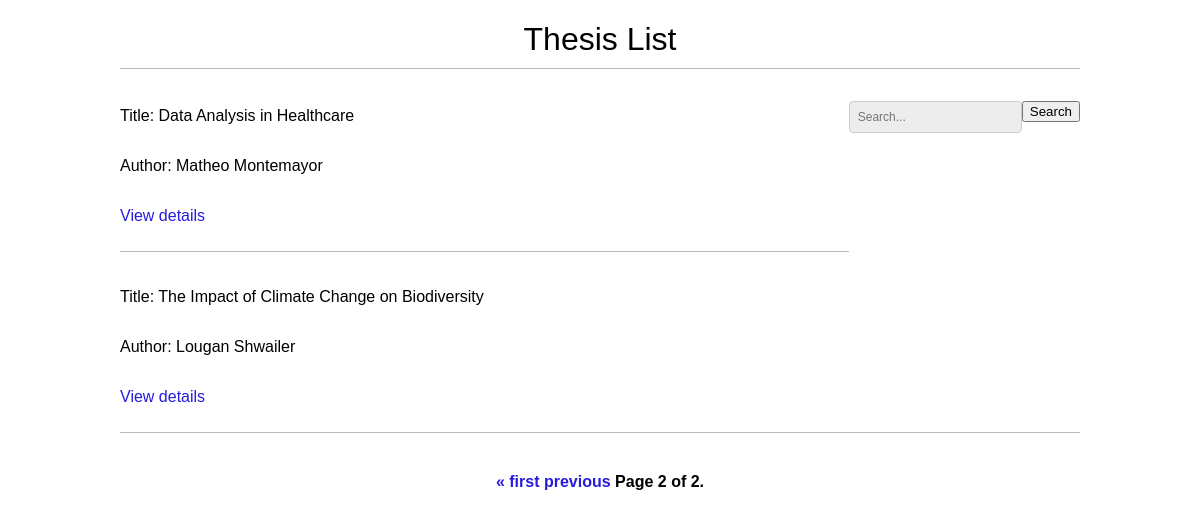
Screenshot of /thesis/?page=2 with the database file from the repository.
### thesis/models.py (models this page shows, shortened)
class Thesis(models.Model):
    title = models.CharField(max_length=200)
    author = models.CharField(max_length=100)
    abstract = models.TextField()
    year = models.IntegerField()

### thesis/views.py (the view)
# urls.py: path('', views.thesis_list, name='thesis_list'),
def thesis_list(request):
    thesis_list = Thesis.objects.all()
    paginator = Paginator(thesis_list, 2)
    page_number = request.GET.get('page')
    page_obj = paginator.get_page(page_number)
    return render(request, 'thesis/thesis_list.html', {'page_obj': page_obj})

### thesis/templates/thesis/thesis_list.html (shortened to what this page needs)
<!DOCTYPE html>
<html lang="en">
<head>
    {% load static %}
    <link rel="stylesheet" type="text/css" href="{% static 'css/style.css' %}">
</head>
<body>
    <h1>Thesis List</h1>
    <div id="search-bar">
        <form method="GET" action="{% url 'thesis_search' %}">
            <input type="text" name="q" placeholder="Search...">
            <button type="submit">Search</button>
        </form>
    </div>
    {% for thesis in page_obj %}
        <div id="content">
            <p>Title: {{ thesis.title }}</p>
            <p>Author: {{ thesis.author }}</p>
            <p><a href="{% url 'thesis_detail' thesis.pk %}">View details</a></p>
        </div>
    {% empty %}
        <p>No theses found.</p>
    {% endfor %}
    <div class="pagination">
        <span class="step-links">
            {% if page_obj.has_previous %}
                <a href="?page=1">&laquo; first</a>
                <a href="?page={{ page_obj.previous_page_number }}">previous</a>
            {% endif %}
            <span class="current">
                Page {{ page_obj.number }} of {{ page_obj.paginator.num_pages }}.
            </span>
        </span>
    </div>
</body>
</html>

### thesis/static/css/style.css (style rules this page uses)
body { margin: 0 10%; padding: 0; font-family: helvetica, sans-serif; }
a { color: #281bdb; text-decoration: none; }
h1 { font-weight: normal; border-bottom: 1px solid #bbb; padding: 0 0 10px 0; text-align: center; }
#content { display: flex; flex-direction: column; border-bottom: 1px solid #bbb; padding: 0 0 10px 0; justify-content: center; margin: 20px 0; }
#search-bar { float: right; margin-top: 10px; }
#search-bar input[type="text"] { padding: 8px; border-radius: 4px; border: 1px solid #ccc; }
.pagination { margin-top: 40px; margin-bottom: 20px; font-weight: bold; text-align: center; }
input, textarea { clear: both; float: left; margin: 0 0 10px; background: #ededed; border: 0; padding: 6px 10px; font-size: 12px; }

### rows the page displays
Thesis: title "Data Analysis in Healthcare", author "Matheo Montemayor"
Thesis: title "The Impact of Climate Change on Biodiversity", author "Lougan Shwailer"

### other values shown
{{ page_obj.number }} "2"
{{ page_obj.paginator.num_pages }} "2"
